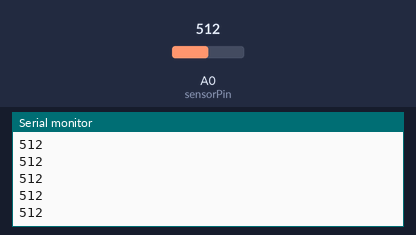
The sketch below on a simulated Arduino Uno, built with avr-gcc and run on an emulated ATmega328P. Parts: the last lines printed to the serial monitor. The inputs (shaded band) are chosen by the test bench; at power-on: A0 (sensorPin) = 512.

Above: at 1.2 s.
1.3 s: A0 (sensorPin) set to 716
At 2.1 s:
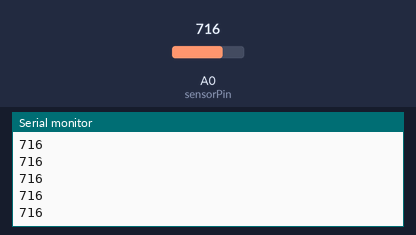
2.8 s: A0 (sensorPin) set to 900
At 3.3 s:
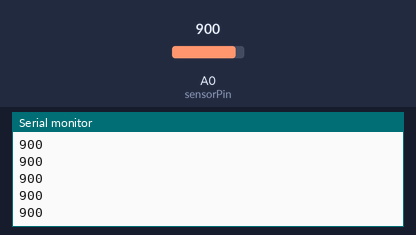
Timing chart, 0 to 5.8 s (numbered marks = the images above; inputs shaded):
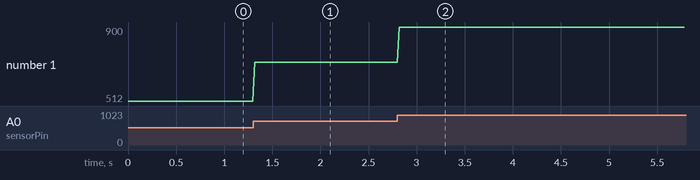

Measured:
- after the input at 1.3 s, the serial monitor: prints a new line at once (image 1)
- after the input at 2.8 s, the serial monitor: prints a new line at once (image 2)
- plotted number 1: 512 → 716 after the input at 1.3 s, 716 → 900 after the input at 2.8 s

The sketch:

rotoscope_arduino.ino
```cpp
/*
Author: Benjamin Low
 Last updated: 30 Oct 2015
 Description: Simple ADC read from rotoscope
 by the Arduino
 */

#define sensorPin 0 //to actual LRF sensor

void setup() {
  pinMode(sensorPin, INPUT);

  Serial.begin(9600);
  Serial.flush();
}

void loop() {
  Serial.println(analogRead(sensorPin));
  delay(20);
}
```
